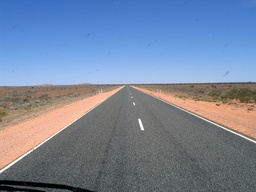
#> input picture hw2/data/img02.jpg, 256 x 192 px, shrunk from 512 x 384 before the run; its folder holds only this picture in this run
$ python HW2_HoughTransform.py
#> lines starting #> are read from the running program, lines starting #| are printed output that depends on the picture; long printed decimals are rounded
import math
import glob
import numpy as np
from PIL import Image, ImageDraw
from matplotlib import pyplot as plt

# parameters
datadir = './data'
resultdir='./results'
# you can calibrate these parameters
sigma=3
highThreshold=0.35
lowThreshold=0.25
rhoRes=1
thetaRes=math.pi/180
nLines=10

def replicatePadding(Igs, G):
    padding_v = int((G.shape[0] - 1) / 2)
    padding_h = int((G.shape[1] - 1) / 2)
    padded_h = Igs.shape[0] + 2 * padding_v
    padded_w = Igs.shape[1] + 2 * padding_h
    padded_h_last_idx = padded_h - 1
    padded_w_last_idx = padded_w - 1
    iconv = np.zeros((padded_h, padded_w))
    # org array copy
    iconv[padding_v:padded_h - padding_v, padding_h:padded_w - padding_h] = Igs
    # pad with nearest value
    for row in range(padding_v):
        for col in range(padded_w):
            if col < padding_v:
                iconv[row][col] = iconv[padding_v][padding_h]
            elif padding_v <= col <= padded_w - padding_v:
                iconv[row][col] = iconv[padding_v][col]
            else:
                iconv[row][col] = iconv[padding_v][padded_w_last_idx - padding_h]
    for row in range(padding_v, padded_h - padding_v):
        for col in range(padding_h):
            iconv[row][col] = iconv[row][padding_h]
        for col in range(padded_w - padding_h, padded_w):
            iconv[row][col] = iconv[row][padded_w_last_idx - padding_h]
    for row in range(padded_h - padding_v, padded_h):
        for col in range(padded_w):
            if col < padding_v:
                iconv[row][col] = iconv[padded_h_last_idx - padding_v][padding_h]
            elif padding_v <= col <= padded_w - padding_v:
                iconv[row][col] = iconv[padded_h_last_idx - padding_v][col]
            else:
                iconv[row][col] = iconv[padded_h_last_idx - padding_v][padded_w_last_idx - padding_h]
    return iconv

def convolve(Img, G):
    oh = Img.shape[0] - G.shape[0] + 1
    ow = Img.shape[1] - G.shape[1] + 1
    out = np.zeros((oh, ow))
    for y in range(Img.shape[1]-G.shape[1]+1):
        for x in range(Img.shape[0]-G.shape[0]+1):
            result = (Img[x:x+G.shape[0], y:y+G.shape[1]] * np.flip(G)).sum()
            out[x][y] = result
    return out

# Returns bool whether target is max compared to elements in compareList
def isMaxN(target, compareList):
    ret = True
    for cmp in compareList:
        if target < cmp:
            ret = False
            break
    return ret

def ConvFilter(Igs, G):
    iconv = replicatePadding(Igs, G)
    out = convolve(iconv, G)
    return out

def EdgeDetection(Igs, sigma, highThreshold, lowThreshold):
    # 1. Smooth Igs w/ Gaussian kernel w/ sigma
    # set arbitrary g_kernel for test
    g_kernel = gkern((3, 3), sigma, sigma)

    # Replicate pad Igs and Convolve w/ g_kernel
    smoothed = ConvFilter(Igs, g_kernel).clip(0, 1)

    # 2. Convolve smoothed img w/ sobel operators => Ix, Iy
    sobel_g = np.array([[1], [2], [1]])
    sobel_d = np.array([[-1, 0, 1]])
    Ix = ConvFilter(ConvFilter(smoothed, sobel_g), sobel_d) # 이건 clip 하면 안됨
    Iy = ConvFilter(ConvFilter(smoothed, sobel_g.T), sobel_d.T) # 이건 clip 하면 안됨
    # 3. Get gradient magnitude img, gradient direction img Io
    Imag = np.sqrt(np.add(np.square(Ix), np.square(Iy))).clip(0, 1)
    Io = np.arctan2(Iy, Ix)

    # 4. Apply non maximal suppression
    for x in range(Io.shape[0]):
        for y in range(Io.shape[1]):
            theta = Io[x][y]
            target_g = Imag[x][y]
            # 수평 방향
            if (-1/8)*math.pi <= theta <= (1/8)*math.pi or (theta >= (7/8)*math.pi) or (theta <= (-7/8)*math.pi) :
                l = Imag[x][y-1] if y>0 else 0
                r = Imag[x][y+1] if y<Io.shape[1]-1 else 0
                if not isMaxN(target_g, [l, r]):
                    Imag[x][y] = 0
            # 우상향 대각 방향
            elif (1/8)*math.pi < theta < (3/8)*math.pi or (-7/8)*math.pi < theta < (-5/8)*math.pi :
                ld = Imag[x+1][y-1] if y>0 and x<Io.shape[0]-1 else 0
                ru = Imag[x-1][y+1] if y<Io.shape[1]-1 and x>0 else 0
                if not isMaxN(target_g, [ld, ru]):
                    Imag[x][y] = 0
            # 수직 방향
            elif (3/8)*math.pi <= theta <= (5/8)*math.pi or (-5/8)*math.pi < theta < (-3/8)*math.pi:
                u = Imag[x-1][y] if x>0 else 0
                d = Imag[x+1][y] if x<Io.shape[0]-1 else 0
                if not isMaxN(target_g, [u, d]):
                    Imag[x][y] = 0
            # 좌상향 대각 방향
            else:
                lu = Imag[x-1][y-1] if x>0 and y>0 else 0
                rd = Imag[x+1][y+1] if x<Io.shape[0]-1 and y<Io.shape[1]-1 else 0
                if not isMaxN(target_g, [lu, rd]):
                    Imag[x][y] = 0

    # 5. Apply double thresholding
    for x in range(Imag.shape[0]):
        for y in range(Imag.shape[1]):
            target = Imag[x][y]
            if target >= highThreshold:
                continue
            elif target < lowThreshold:
                Imag[x][y] = 0
            else:
                neighbors = Imag[max(x-1, 0):min(Imag.shape[0], x+2), max(y-1, 0):min(Imag.shape[1], y+2)]
                if np.max(neighbors) < highThreshold:
                    Imag[x][y] = 0

    return Imag, Io, Ix, Iy

def HoughTransform(Im, rhoRes, thetaRes):
    rhoMax = math.sqrt((Im.shape[0])**2 + (Im.shape[1])**2) ## changed
    thetaMax = math.pi ## changed

    H = np.zeros((int(rhoMax/rhoRes)*2+1, int(thetaMax/thetaRes)+1))

    # 4. For every non zero pixel in Im, calculate theta, rho -> Vote on H
    # Origin: bottom left
    for y in range(Im.shape[0]):
        y_from_origin = (Im.shape[0]-1) - y
        for x in range(Im.shape[1]):
            x_from_origin = x - Im.shape[1]/2
            if Im[y][x] != 0:
                theta = 0

                # add theta by theta Res every cycle
                while theta <= thetaMax:
                    rho = x * np.cos(theta) + y_from_origin * np.sin(theta)
                    rho_normalized = math.floor(rho / rhoRes) + int(rhoMax/rhoRes)
                    theta_normalized = math.floor(theta / thetaRes)
                    H[rho_normalized][theta_normalized] += 1

                    # if rho_normalized >= 0:
                    #     H[rho_normalized][theta_normalized] += 1
                    theta += thetaRes

    plt.figure()
    plt.imshow(H, cmap='gray')
    plt.axis('off')
    plt.show()

    return H

def HoughLines(H,rhoRes,thetaRes,nLines):
    # 1. Init returned list
    lRho = []
    lTheta = []

    # 2. Non maximal suppression
    for y in range(H.shape[1]):
        for x in range(H.shape[0]):
            lu = H[x-1][y-1] if x > 0 and y > 0 else 0
            u = H[x-1][y] if x > 0 else 0
            ru = H[x-1][y+1] if x > 0 and y < H.shape[1] - 1 else 0
            l = H[x][y-1] if y > 0 else 0
            r = H[x][y+1] if y < H.shape[1] - 1 else 0
            ld = H[x+1][y-1] if x < H.shape[0] - 1 and y > 0 else 0
            d = H[x+1][y] if x < H.shape[0] - 1 else 0
            rd = H[x+1][y+1] if x < H.shape[0] - 1 and y < H.shape[1] - 1 else 0
            isMax = isMaxN(H[x][y], [lu,u,ru,l,r,ld,d,rd])
            if not isMax:
                H[x][y] = 0

    # 3. Retrieve top n voted entries from H
    for i in range(nLines):
        normal_rho, normal_theta = np.unravel_index(H.argmax(), H.shape)
        lRho.append(normal_rho)
        lTheta.append(normal_theta)
        H[normal_rho][normal_theta] = 0

    # 4. Restore original rho, theta value
    lRho = [rho * rhoRes - H.shape[0]/2 for rho in lRho]
    lTheta = [theta * thetaRes for theta in lTheta]

    return lRho, lTheta

def HoughLineSegments(lRho, lTheta, Im):
    # TODO ...
    return l
def gkern(size, sigmax, sigmay):
    """
    Args:
        size: kernel size in tuple
        sigmax: x sigma
        sigmay: y sigma
    Returns:
        gaussian_kernel
    """
    def gauss_seperable(i, sigma):
        return np.exp(-0.5 * np.square(i) / np.square(sigma))
    rows = np.zeros((size[0], 1), dtype=np.float16)
    cols = np.zeros((1, size[1]), dtype=np.float16)
    for i in range(size[0]):
        rows[i][0] = gauss_seperable((i-(size[0]-1)/2), sigmax)
    for j in range(size[1]):
        cols[0][j] = gauss_seperable((j-(size[1]-1)/2), sigmay)
    return (rows*cols) / np.sum(rows*cols)

def getY(slope, y_intercept, x):
    y = int(slope * x + y_intercept)
    return y

def getX(slope, y_intercept, y):
    x = int((y - y_intercept)/slope)
    return x

def main():
    # read images
    for img_path in glob.glob(datadir+'/*.jpg'):
        # load grayscale image
        im = Image.open(img_path).convert("L")

        # im = np.zeros((200, 200))
        # im[100] = 255
        # im[:,1] = 255
        # im[:,198] = 255
        # for i in range(80):
        #     im[199-i][119+i] = 255
        #     im[150-i][i] = 255
        #     im[119+i][i] = 255
        #     im[2*i][20+i] = 255

        plt.figure()
        plt.imshow(im, cmap='gray')
        plt.axis('off')
        plt.show()
        Igs = np.array(im)
        Igs = Igs / 255.

        # Hough function
        Im, Io, Ix, Iy = EdgeDetection(Igs, sigma, highThreshold, lowThreshold)
#> after the loop in replicatePadding, `for row in range(padding_v):`: iconv: shape (194, 258) float64; min 0, max 1, mean 0.508
#> after the loop in replicatePadding, `for row in range(padding_v, padded_h - padding_v):`: iconv: shape (194, 258) float64; min 0, max 1, mean 0.512
#> after the loop in replicatePadding, `for row in range(padded_h - padding_v, padded_h):`: iconv: shape (194, 258) float64; min 0, max 1, mean 0.514
#> after the loop in replicatePadding (call 2), `for row in range(padding_v):`: iconv: shape (194, 256) float64; min 0, max 0.916, mean 0.513
#> after the loop in replicatePadding (call 2), `for row in range(padded_h - padding_v, padded_h):`:
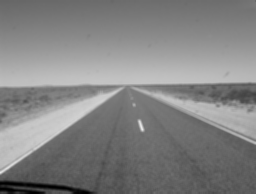
#> iconv: shape (194, 256) float64; min 0.00353, max 0.916, mean 0.514
#> after the loop in replicatePadding (call 3), `for row in range(padding_v, padded_h - padding_v):`: iconv: shape (192, 258) float64; min 0.0512, max 3.62, mean 2.06
#> after the loop in convolve (call 3), `for y in range(Img.shape[1]-G.shape[1]+1):`:
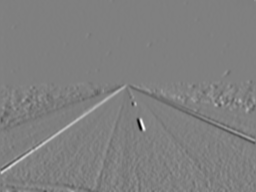
#> out: shape (192, 256) float64; min -1.38, max 1.37, mean 0.00124; drawn with min black and max white
#> after the loop in replicatePadding (call 4), `for row in range(padding_v, padded_h - padding_v):`:
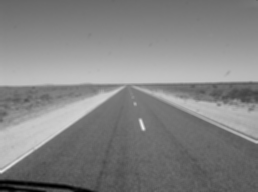
#> iconv: shape (192, 258) float64; min 0.00353, max 0.916, mean 0.516
#> after the loop in replicatePadding (call 5), `for row in range(padding_v):`: iconv: shape (194, 256) float64; min 0, max 3.56, mean 2.05
#> after the loop in replicatePadding (call 5), `for row in range(padded_h - padding_v, padded_h):`: iconv: shape (194, 256) float64; min 0.0159, max 3.56, mean 2.06
#> after the loop in convolve (call 5), `for y in range(Img.shape[1]-G.shape[1]+1):`:
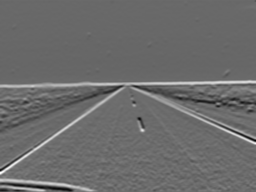
#> out: shape (192, 256) float64; min -1.03, max 1.42, mean 0.00593; drawn with min black and max white
#> after the loop in EdgeDetection, `for x in range(Imag.shape[0]):`:
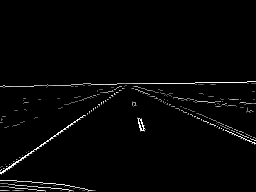
#> Imag: shape (192, 256) float64; min 0, max 1, mean 0.0205

        # # temp test
        # Im = np.zeros((200, 200))
        # Im[100] = 1
        # Im[:,1] = 1
        # Im[:,198] = 1
        # for i in range(80):
        #     Im[199-i][119+i] = 1
        #     Im[150-i][i] = 1
        #     Im[119+i][i] = 1
        #     Im[2*i][20+i] = 1

        H= HoughTransform(Im, rhoRes, thetaRes)

        lRho,lTheta = HoughLines(H,rhoRes,thetaRes,nLines)
#> after the loop in HoughLines, `for i in range(nLines):`:
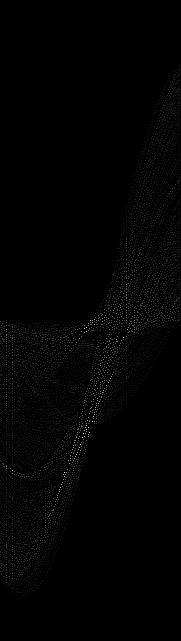
#> H: shape (641, 181) float64; min 0, max 64, mean 0.6; drawn with min black and max white
        print("lRho: ", lRho, "\n")
#| lRho:  [104.5, 11.5, 13.5, 106.5, 146.5, 149.5, 102.5, 109.5, 119.5, 144.5]
        print("lTheta: ", lTheta, "\n")
#| lTheta:  [1.588, 2.199, 2.182, 1.571, 1.152, 1.134, 1.606, 1.553, 1.414, 1.187]

        # plot hough lines on org img
        im = Image.open(img_path)
#> im is the input picture: PIL image 256x192 RGB; mean R, G, B 118.7, 133.1, 156.6
        # im = Image.open(datadir+'/200space.png')
        draw = ImageDraw.Draw(im)

        for i in range(nLines):
            shape = []

            imgMaxX = Igs.shape[1]-1
            imgMaxY = Igs.shape[0]-1

            x_origin = Igs.shape[1]/2

            # theta = 0 -> Cx + rho 에 수직
            if lTheta[i] == 0:
                shape = [(x_origin + lRho[i], 0), (x_origin + lRho[i], Igs.shape[0])]
            # theta = pi -> Cx - rho 에 수직
            elif lTheta[i] == math.pi:
                shape = [(x_origin - lRho[i], 0), (x_origin - lRho[i], Igs.shape[0])]
            else:
                # get slope
                slope = - np.cos(lTheta[i]) / np.sin(lTheta[i])
                y_intercept = lRho[i] / np.sin(lTheta[i])

                print("Slope: ", slope, " intercept: ", y_intercept, "\n")
                # if y is valid in x = 0
                if 0 <= getY(slope, y_intercept, 0) <= imgMaxY:
                    shape.append((0, imgMaxY - getY(slope, y_intercept, 0)))
                # if y is valid in imgMaxX
                if 0 <= getY(slope, y_intercept, imgMaxX) <= imgMaxY:
                    shape.append((imgMaxX, imgMaxY - getY(slope, y_intercept, imgMaxX)))
                # if x is valid in 0
                if 0 <= getX(slope, y_intercept, 0) <= imgMaxX:
                    shape.append((getX(slope, y_intercept, 0), imgMaxY))
                # if x is valid in imgMaxY
                if 0 <= getX(slope, y_intercept, imgMaxY) <= imgMaxX:
                    shape.append((getX(slope, y_intercept, imgMaxY), 0))

            # draw line
            draw.line(shape, width=1, fill='#00ff00')
#> this loop made 10 passes
#| Slope:  0.01746  intercept:  104.516
#| Slope:  0.7265  intercept:  14.215
#| Slope:  0.7002  intercept:  16.480
#| Slope:  -6.123233995736766e-17  intercept:  106.5
#| Slope:  -0.4452  intercept:  160.364
#| Slope:  -0.4663  intercept:  164.955
#| Slope:  0.03492  intercept:  102.562
#| Slope:  -0.01746  intercept:  109.517
#> (further printed lines are left out)

        im.show()
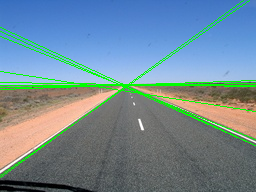
#> shown: PIL image 256x192 RGB; mean R, G, B 112.8, 138.1, 149.6
        # return
        # l = HoughLineSegments(lRho, lTheta, Im)
        # saves the outputs to files
        # Im, H, Im + hough line , Im + hough line segments
if __name__ == '__main__':
    main()
